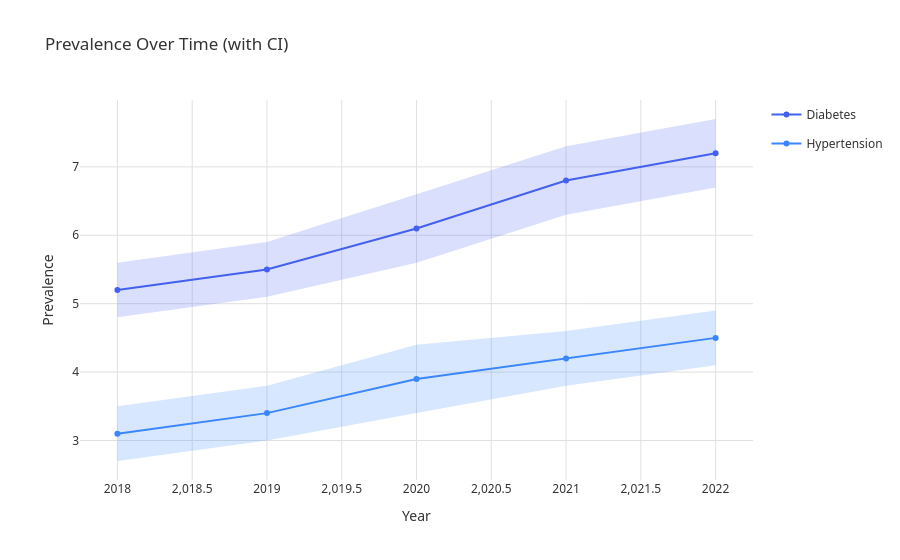

Notebook cell for this chart:
### Code cell
# Scatter with ribbon (confidence interval)
ribbon_df = pl.DataFrame({
    "year": [2018, 2019, 2020, 2021, 2022, 2018, 2019, 2020, 2021, 2022],
    "prevalence": [5.2, 5.5, 6.1, 6.8, 7.2, 3.1, 3.4, 3.9, 4.2, 4.5],
    "lower": [4.8, 5.1, 5.6, 6.3, 6.7, 2.7, 3.0, 3.4, 3.8, 4.1],
    "upper": [5.6, 5.9, 6.6, 7.3, 7.7, 3.5, 3.8, 4.4, 4.6, 4.9],
    "condition": ["Diabetes"] * 5 + ["Hypertension"] * 5,
})

fig_ribbon = scatter_plot(
    ribbon_df,
    x="year",
    y="prevalence",
    y_min="lower",
    y_max="upper",
    colour="condition",
    line=True,
    ribbon=True,
    title="Prevalence Over Time (with CI)",
)
fig_ribbon.show()

### Figure 1 — Plotly figure (JSON) as saved in the notebook; plotly's stock layout.template omitted (floating-point values rounded to 4 significant figures)
{"data": [{"line": {"width": 0}, "mode": "lines", "name": "Diabetes", "showlegend": false, "type": "scatter", "x": [2018, 2019, 2020, 2021, 2022], "y": [5.6, 5.9, 6.6, 7.3, 7.7]}, {"fill": "tonexty", "fillcolor": "rgba(67,97,238,0.2)", "line": {"width": 0}, "mode": "lines", "name": "Diabetes", "showlegend": false, "type": "scatter", "x": [2018, 2019, 2020, 2021, 2022], "y": [4.8, 5.1, 5.6, 6.3, 6.7]}, {"line": {"width": 0}, "mode": "lines", "name": "Hypertension", "showlegend": false, "type": "scatter", "x": [2018, 2019, 2020, 2021, 2022], "y": [3.5, 3.8, 4.4, 4.6, 4.9]}, {"fill": "tonexty", "fillcolor": "rgba(58,134,255,0.2)", "line": {"width": 0}, "mode": "lines", "name": "Hypertension", "showlegend": false, "type": "scatter", "x": [2018, 2019, 2020, 2021, 2022], "y": [2.7, 3.0, 3.4, 3.8, 4.1]}, {"hovertemplate": "condition=Diabetes<br>year=%{x}<br>prevalence=%{y}<extra></extra>", "legendgroup": "Diabetes", "line": {"color": "#4361ee", "dash": "solid"}, "marker": {"symbol": "circle"}, "mode": "lines+markers", "name": "Diabetes", "orientation": "v", "showlegend": true, "type": "scatter", "x": [2018, 2019, 2020, 2021, 2022], "xaxis": "x", "y": [5.2, 5.5, 6.1, 6.8, 7.2], "yaxis": "y"}, {"hovertemplate": "condition=Hypertension<br>year=%{x}<br>prevalence=%{y}<extra></extra>", "legendgroup": "Hypertension", "line": {"color": "#3a86ff", "dash": "solid"}, "marker": {"symbol": "circle"}, "mode": "lines+markers", "name": "Hypertension", "orientation": "v", "showlegend": true, "type": "scatter", "x": [2018, 2019, 2020, 2021, 2022], "xaxis": "x", "y": [3.1, 3.4, 3.9, 4.2, 4.5], "yaxis": "y"}], "layout": {"font": {"color": "#333333", "family": "system-ui, -apple-system, sans-serif", "size": 12}, "paper_bgcolor": "#ffffff", "plot_bgcolor": "#ffffff", "showlegend": true, "title": {"text": "Prevalence Over Time (with CI)"}, "xaxis": {"gridcolor": "#e0e0e0", "showgrid": true, "title": {"text": "Year"}}, "yaxis": {"gridcolor": "#e0e0e0", "showgrid": true, "title": {"text": "Prevalence"}}}}
